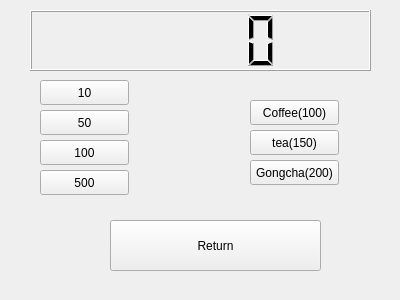
<?xml version="1.0" encoding="UTF-8"?>
<ui version="4.0">
 <class>Widget</class>
 <widget class="QWidget" name="Widget">
  <property name="geometry">
   <rect>
    <x>0</x>
    <y>0</y>
    <width>400</width>
    <height>300</height>
   </rect>
  </property>
  <property name="windowTitle">
   <string>Widget</string>
  </property>
  <widget class="QLCDNumber" name="lcdnumber">
   <property name="geometry">
    <rect>
     <x>30</x>
     <y>10</y>
     <width>341</width>
     <height>61</height>
    </rect>
   </property>
  </widget>
  <widget class="QPushButton" name="pb_10">
   <property name="geometry">
    <rect>
     <x>40</x>
     <y>80</y>
     <width>89</width>
     <height>25</height>
    </rect>
   </property>
   <property name="text">
    <string>10</string>
   </property>
  </widget>
  <widget class="QPushButton" name="pb_100">
   <property name="geometry">
    <rect>
     <x>40</x>
     <y>140</y>
     <width>89</width>
     <height>25</height>
    </rect>
   </property>
   <property name="text">
    <string>100</string>
   </property>
  </widget>
  <widget class="QPushButton" name="pb_50">
   <property name="geometry">
    <rect>
     <x>40</x>
     <y>110</y>
     <width>89</width>
     <height>25</height>
    </rect>
   </property>
   <property name="text">
    <string>50</string>
   </property>
  </widget>
  <widget class="QPushButton" name="pb_500">
   <property name="geometry">
    <rect>
     <x>40</x>
     <y>170</y>
     <width>89</width>
     <height>25</height>
    </rect>
   </property>
   <property name="text">
    <string>500</string>
   </property>
  </widget>
  <widget class="QPushButton" name="coffee">
   <property name="geometry">
    <rect>
     <x>250</x>
     <y>100</y>
     <width>89</width>
     <height>25</height>
    </rect>
   </property>
   <property name="text">
    <string>Coffee(100)</string>
   </property>
  </widget>
  <widget class="QPushButton" name="tea">
   <property name="geometry">
    <rect>
     <x>250</x>
     <y>130</y>
     <width>89</width>
     <height>25</height>
    </rect>
   </property>
   <property name="text">
    <string>tea(150)</string>
   </property>
  </widget>
  <widget class="QPushButton" name="Gongcha">
   <property name="geometry">
    <rect>
     <x>250</x>
     <y>160</y>
     <width>89</width>
     <height>25</height>
    </rect>
   </property>
   <property name="text">
    <string>Gongcha(200)</string>
   </property>
  </widget>
  <widget class="QPushButton" name="Return">
   <property name="geometry">
    <rect>
     <x>110</x>
     <y>220</y>
     <width>211</width>
     <height>51</height>
    </rect>
   </property>
   <property name="text">
    <string>Return</string>
   </property>
  </widget>
 </widget>
 <layoutdefault spacing="6" margin="11"/>
 <resources/>
 <connections/>
</ui>
